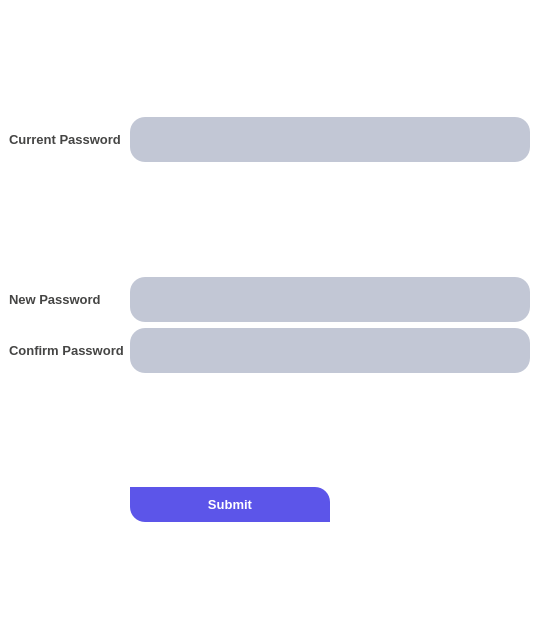
<?xml version="1.0" encoding="UTF-8"?>
<ui version="4.0">
 <class>Form</class>
 <widget class="QWidget" name="Form">
  <property name="geometry">
   <rect>
    <x>0</x>
    <y>0</y>
    <width>558</width>
    <height>640</height>
   </rect>
  </property>
  <property name="windowTitle">
   <string>Form</string>
  </property>
  <property name="styleSheet">
   <string notr="true">/*Copyright (c) DevSec Studio. All rights reserved.

MIT License

Permission is hereby granted, free of charge, to any person obtaining a copy
of this software and associated documentation files (the &quot;Software&quot;), to deal
in the Software without restriction, including without limitation the rights
to use, copy, modify, merge, publish, distribute, sublicense, and/or sell
copies of the Software, and to permit persons to whom the Software is
furnished to do so, subject to the following conditions:

The above copyright notice and this permission notice shall be included in all
copies or substantial portions of the Software.

THE SOFTWARE IS PROVIDED *AS IS*, WITHOUT WARRANTY OF ANY KIND, EXPRESS OR
IMPLIED, INCLUDING BUT NOT LIMITED TO THE WARRANTIES OF MERCHANTABILITY,
FITNESS FOR A PARTICULAR PURPOSE AND NONINFRINGEMENT. IN NO EVENT SHALL THE
AUTHORS OR COPYRIGHT HOLDERS BE LIABLE FOR ANY CLAIM, DAMAGES OR OTHER
LIABILITY, WHETHER IN AN ACTION OF CONTRACT, TORT OR OTHERWISE, ARISING FROM,
OUT OF OR IN CONNECTION WITH THE SOFTWARE OR THE USE OR OTHER DEALINGS IN THE SOFTWARE.
*/

/*-----QWidget-----*/
QWidget
{
	background-color: #fff;
	color: red;

}


/*-----QLabel-----*/
QLabel
{
	background-color: transparent;
	color: #454544;
	font-weight: bold;
	font-size: 13px;

}


/*-----QPushButton-----*/
QPushButton
{
	background-color: #5c55e9;
	color: #fff;
	font-size: 13px;
	font-weight: bold;
	border-top-right-radius: 15px;
	border-top-left-radius: 0px;
	border-bottom-right-radius: 0px;
	border-bottom-left-radius: 15px;
	padding: 10px;

}


QPushButton::disabled
{
	background-color: #5c5c5c;

}


QPushButton::hover
{
	background-color: #5564f2;

}


QPushButton::pressed
{
	background-color: #3d4ef2;

}


/*-----QCheckBox-----*/
QCheckBox
{
	background-color: transparent;
	color: #5c55e9;
	font-size: 10px;
	font-weight: bold;
	border: none;
	border-radius: 5px;

}


/*-----QCheckBox-----*/
QCheckBox::indicator
{
    background-color: #323232;
    border: 1px solid darkgray;
    width: 12px;
    height: 12px;

}


QCheckBox::indicator:checked
{
    image:url(&quot;./ressources/check.png&quot;);
	background-color: #5c55e9;
    border: 1px solid #5c55e9;

}


QCheckBox::indicator:unchecked:hover
{
    border: 1px solid #5c55e9;

}


QCheckBox::disabled
{
	color: #656565;

}


QCheckBox::indicator:disabled
{
	background-color: #656565;
	color: #656565;
    border: 1px solid #656565;

}


/*-----QLineEdit-----*/
QLineEdit
{
	background-color: #c2c7d5;
	color: #2a547f;
	border: none;
	padding: 5px;

}


/*-----QListView-----*/
QListView
{
	background-color: #5c55e9;
	color: #fff;
	font-size: 14px;
	font-weight: bold;
	show-decoration-selected: 0;
	border-radius: 4px;
	padding-left: -15px;
	padding-right: -15px;
	padding-top: 5px;

} 


QListView:disabled 
{
	background-color: #5c5c5c;

}


QListView::item
{
	background-color: #454e5e;
	border: none;
	padding: 10px;
	border-radius: 0px;
	padding-left : 10px;
	height: 32px;

}


QListView::item:selected
{
	color: #000;
	background-color: #fff;

}


QListView::item:!selected
{
	color:white;
	background-color: transparent;
	border: none;
	padding-left : 10px;

}


QListView::item:!selected:hover
{
	color: #fff;
	background-color: #5564f2;
	border: none;
	padding-left : 10px;

}


/*-----QTreeView-----*/
QTreeView 
{
	background-color: #fff;
	show-decoration-selected: 0;
	color: #454544;

}


QTreeView:disabled
{
	background-color: #242526;
	show-decoration-selected: 0;

}


QTreeView::item 
{
	border-top-color: transparent;
	border-bottom-color: transparent;

}


QTreeView::item:hover 
{
	background-color: #bcbdbb;
	color: #000;

}


QTreeView::item:selected 
{
	background-color: #5c55e9;
	color: #fff;

}


QTreeView::item:selected:active
{
	background-color: #5c55e9;
	color: #fff;

}


QTreeView::item:selected:disabled
{
	background-color: #525251;
	color: #656565;

}


QTreeView::branch:has-children:!has-siblings:closed,
QTreeView::branch:closed:has-children:has-siblings 
{
	image: url(://tree-closed.png);

}

QTreeView::branch:open:has-children:!has-siblings,
QTreeView::branch:open:has-children:has-siblings  
{
	image: url(://tree-open.png);

}


/*-----QTableView &amp; QTableWidget-----*/
QTableView
{
    background-color: #fff;
	border: 1px solid gray;
    color: #454544;
    gridline-color: gray;
    outline : 0;

}


QTableView::disabled
{
    background-color: #242526;
    border: 1px solid #32414B;
    color: #656565;
    gridline-color: #656565;
    outline : 0;

}


QTableView::item:hover 
{
    background-color: #bcbdbb;
    color: #000;

}


QTableView::item:selected 
{
	background-color: #5c55e9;
    color: #fff;

}


QTableView::item:selected:disabled
{
    background-color: #1a1b1c;
    border: 2px solid #525251;
    color: #656565;

}


QTableCornerButton::section
{
	background-color: #ced5e3;
	border: none;
    color: #fff;

}


QHeaderView::section
{
	color: #2a547f;
	border: 0px;
	background-color: #ced5e3;
	padding: 5px;

}


QHeaderView::section:disabled
{
    background-color: #525251;
    color: #656565;

}


QHeaderView::section:checked
{
    color: #fff;
    background-color: #5c55e9;

}


QHeaderView::section:checked:disabled
{
    color: #656565;
    background-color: #525251;

}


QHeaderView::section::vertical::first,
QHeaderView::section::vertical::only-one
{
    border-top: 1px solid #353635;

}


QHeaderView::section::vertical
{
    border-top: 1px solid #353635;

}


QHeaderView::section::horizontal::first,
QHeaderView::section::horizontal::only-one
{
    border-left: 1px solid #353635;

}


QHeaderView::section::horizontal
{
    border-left: 1px solid #353635;

}


/*-----QScrollBar-----*/
QScrollBar:horizontal 
{
    background-color: transparent;
    height: 8px;
    margin: 0px;
    padding: 0px;

}


QScrollBar::handle:horizontal 
{
    border: none;
	min-width: 100px;
    background-color: #7e92b7;

}


QScrollBar::add-line:horizontal, 
QScrollBar::sub-line:horizontal,
QScrollBar::add-page:horizontal, 
QScrollBar::sub-page:horizontal 
{
    width: 0px;
    background-color: #d8dce6;

}


QScrollBar:vertical 
{
    background-color: transparent;
    width: 8px;
    margin: 0;

}


QScrollBar::handle:vertical 
{
    border: none;
	min-height: 100px;
    background-color: #7e92b7;

}`


QScrollBar::add-line:vertical, 
QScrollBar::sub-line:vertical,
QScrollBar::add-page:vertical, 
QScrollBar::sub-page:vertical 
{
    height: 0px;
    background-color: #d8dce6;

}
</string>
  </property>
  <widget class="QWidget" name="verticalLayoutWidget">
   <property name="geometry">
    <rect>
     <x>9</x>
     <y>9</y>
     <width>1072</width>
     <height>621</height>
    </rect>
   </property>
   <layout class="QVBoxLayout" name="verticalLayout">
    <item>
     <layout class="QFormLayout" name="formLayout">
      <item row="0" column="1">
       <spacer name="verticalSpacer">
        <property name="orientation">
         <enum>Qt::Vertical</enum>
        </property>
        <property name="sizeHint" stdset="0">
         <size>
          <width>20</width>
          <height>40</height>
         </size>
        </property>
       </spacer>
      </item>
      <item row="1" column="0">
       <widget class="QLabel" name="label">
        <property name="minimumSize">
         <size>
          <width>100</width>
          <height>40</height>
         </size>
        </property>
        <property name="text">
         <string>Current Password</string>
        </property>
       </widget>
      </item>
      <item row="1" column="1">
       <widget class="QLineEdit" name="txtcurrentpassword">
        <property name="minimumSize">
         <size>
          <width>100</width>
          <height>45</height>
         </size>
        </property>
        <property name="maximumSize">
         <size>
          <width>400</width>
          <height>16777215</height>
         </size>
        </property>
        <property name="styleSheet">
         <string notr="true">border-radius: 15px</string>
        </property>
       </widget>
      </item>
      <item row="2" column="1">
       <spacer name="verticalSpacer_2">
        <property name="orientation">
         <enum>Qt::Vertical</enum>
        </property>
        <property name="sizeHint" stdset="0">
         <size>
          <width>20</width>
          <height>40</height>
         </size>
        </property>
       </spacer>
      </item>
      <item row="3" column="0">
       <widget class="QLabel" name="label_2">
        <property name="minimumSize">
         <size>
          <width>100</width>
          <height>40</height>
         </size>
        </property>
        <property name="text">
         <string>New Password</string>
        </property>
       </widget>
      </item>
      <item row="3" column="1">
       <widget class="QLineEdit" name="txtnewpassword">
        <property name="minimumSize">
         <size>
          <width>100</width>
          <height>45</height>
         </size>
        </property>
        <property name="maximumSize">
         <size>
          <width>400</width>
          <height>16777215</height>
         </size>
        </property>
        <property name="styleSheet">
         <string notr="true">border-radius: 15px</string>
        </property>
       </widget>
      </item>
      <item row="4" column="0">
       <widget class="QLabel" name="label_3">
        <property name="minimumSize">
         <size>
          <width>100</width>
          <height>40</height>
         </size>
        </property>
        <property name="text">
         <string>Confirm Password</string>
        </property>
       </widget>
      </item>
      <item row="4" column="1">
       <widget class="QLineEdit" name="txtconfirmpass">
        <property name="minimumSize">
         <size>
          <width>100</width>
          <height>45</height>
         </size>
        </property>
        <property name="maximumSize">
         <size>
          <width>400</width>
          <height>16777215</height>
         </size>
        </property>
        <property name="styleSheet">
         <string notr="true">border-radius: 15px</string>
        </property>
       </widget>
      </item>
      <item row="5" column="1">
       <spacer name="verticalSpacer_3">
        <property name="orientation">
         <enum>Qt::Vertical</enum>
        </property>
        <property name="sizeHint" stdset="0">
         <size>
          <width>20</width>
          <height>40</height>
         </size>
        </property>
       </spacer>
      </item>
      <item row="6" column="1">
       <widget class="QPushButton" name="btnchangepassword">
        <property name="maximumSize">
         <size>
          <width>200</width>
          <height>16777215</height>
         </size>
        </property>
        <property name="text">
         <string>Submit</string>
        </property>
       </widget>
      </item>
      <item row="7" column="1">
       <spacer name="verticalSpacer_4">
        <property name="orientation">
         <enum>Qt::Vertical</enum>
        </property>
        <property name="sizeHint" stdset="0">
         <size>
          <width>20</width>
          <height>100</height>
         </size>
        </property>
       </spacer>
      </item>
     </layout>
    </item>
   </layout>
  </widget>
 </widget>
 <resources/>
 <connections/>
</ui>
